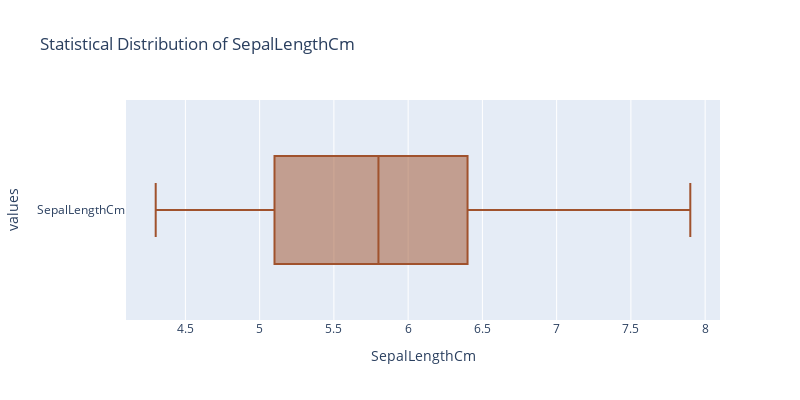
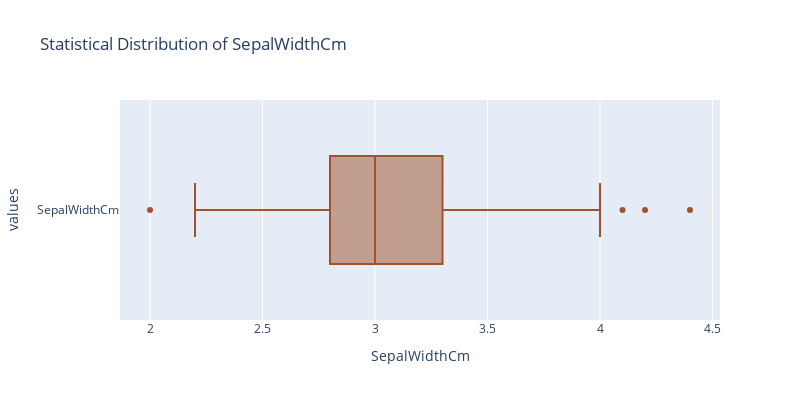
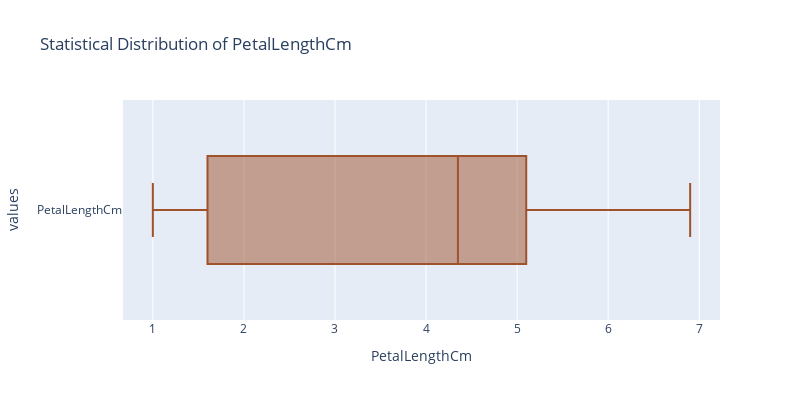
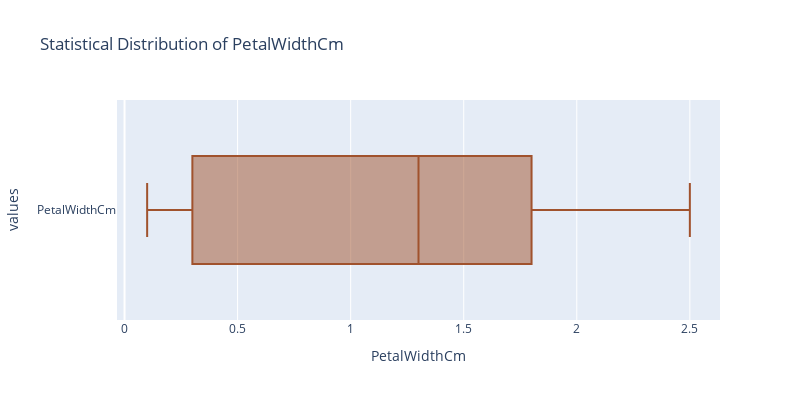

Notebook code for these charts, in order:
### Code cell
# Lets plot the boxplot for each of independent numerical feature to check outliers
for col in data.columns:
  if pd.api.types.is_numeric_dtype(data[col]):
    fig = go.Figure()
    fig.add_trace(go.Box(x=data[col], name=col, marker=dict(color='sienna')))
    fig.update_layout(
      title=f'Statistical Distribution of {col}',
      xaxis_title=col,
      yaxis_title='values',
      boxmode='group',
      width=800,
      height=400
    )

    fig.show()

### Figure 1 — Plotly figure (JSON) as saved in the notebook; plotly's stock layout.template omitted (floating-point values rounded to 4 significant figures; data arrays with more than 128 entries replaced by an {"elided": "..."} marker saying what was removed)
{"data": [{"marker": {"color": "sienna"}, "name": "SepalLengthCm", "type": "box", "x": {"elided": "150 float values"}}], "layout": {"boxmode": "group", "height": 400, "title": {"text": "Statistical Distribution of SepalLengthCm"}, "width": 800, "xaxis": {"title": {"text": "SepalLengthCm"}}, "yaxis": {"title": {"text": "values"}}}}

### Figure 2 — Plotly figure (JSON) as saved in the notebook; plotly's stock layout.template omitted (floating-point values rounded to 4 significant figures; data arrays with more than 128 entries replaced by an {"elided": "..."} marker saying what was removed)
{"data": [{"marker": {"color": "sienna"}, "name": "SepalWidthCm", "type": "box", "x": {"elided": "150 float values"}}], "layout": {"boxmode": "group", "height": 400, "title": {"text": "Statistical Distribution of SepalWidthCm"}, "width": 800, "xaxis": {"title": {"text": "SepalWidthCm"}}, "yaxis": {"title": {"text": "values"}}}}

### Figure 3 — Plotly figure (JSON) as saved in the notebook; plotly's stock layout.template omitted (floating-point values rounded to 4 significant figures; data arrays with more than 128 entries replaced by an {"elided": "..."} marker saying what was removed)
{"data": [{"marker": {"color": "sienna"}, "name": "PetalLengthCm", "type": "box", "x": {"elided": "150 float values"}}], "layout": {"boxmode": "group", "height": 400, "title": {"text": "Statistical Distribution of PetalLengthCm"}, "width": 800, "xaxis": {"title": {"text": "PetalLengthCm"}}, "yaxis": {"title": {"text": "values"}}}}

### Figure 4 — Plotly figure (JSON) as saved in the notebook; plotly's stock layout.template omitted (floating-point values rounded to 4 significant figures; data arrays with more than 128 entries replaced by an {"elided": "..."} marker saying what was removed)
{"data": [{"marker": {"color": "sienna"}, "name": "PetalWidthCm", "type": "box", "x": {"elided": "150 float values"}}], "layout": {"boxmode": "group", "height": 400, "title": {"text": "Statistical Distribution of PetalWidthCm"}, "width": 800, "xaxis": {"title": {"text": "PetalWidthCm"}}, "yaxis": {"title": {"text": "values"}}}}
